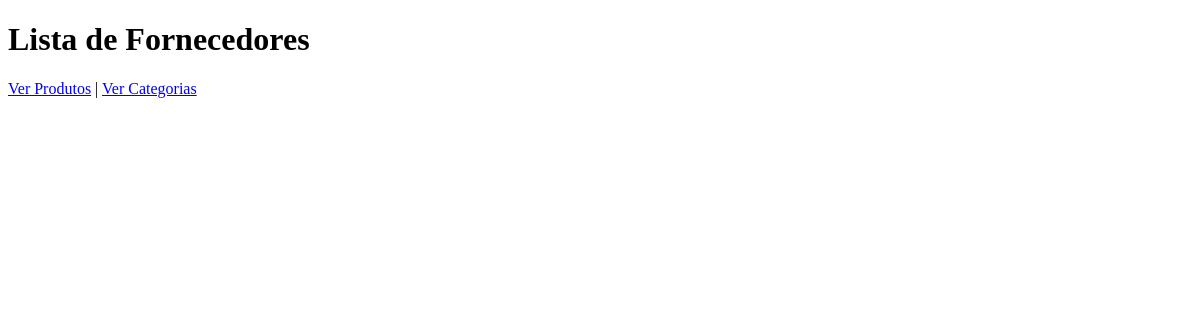
Before: /fornecedores/ with the older database file.
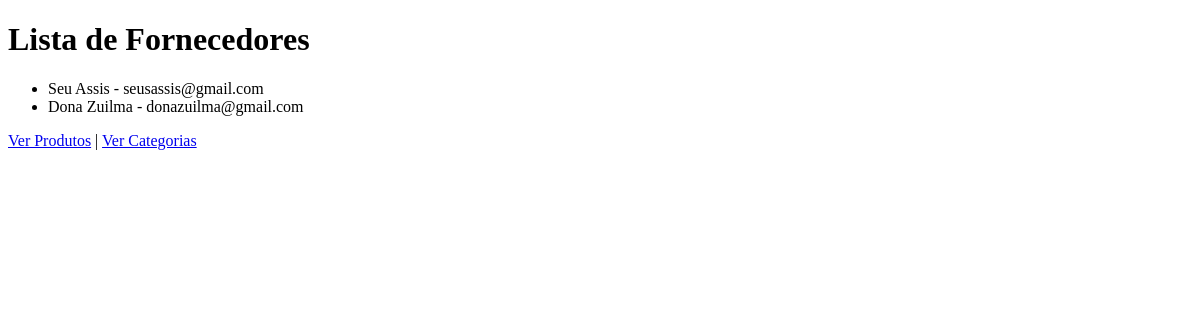
After: the same page with the newer database file.
### products/models.py (models this page shows, shortened)
class Fornecedor(models.Model):
    nome = models.CharField(max_length=250, blank=False, null=False)
    endereco = models.CharField(max_length=300, blank=True, null=True)
    telefone = models.CharField(max_length=15, blank=True, null=True)
    email = models.EmailField(blank=True, null=True)

### products/views.py (the view)
# urls.py: path('fornecedores/', views.lista_fornecedores, name='lista_fornecedores'),
def lista_fornecedores(request):
    fornecedores = Fornecedor.objects.all()
    return render(request, 'products/lista_fornecedores.html', {'fornecedores': fornecedores})

### products/templates/products/lista_fornecedores.html (shortened to what this page needs)
<!DOCTYPE html>
<html lang="en">
<head>
</head>
<body>
    <h1>Lista de Fornecedores</h1>
    <ul>
        {% for fornecedor in fornecedores %}
            <li>{{ fornecedor.nome }} - {{ fornecedor.email }}</li>
        {% endfor %}
    </ul>
    <a href="/produtos/">Ver Produtos</a> | <a href="/categorias/">Ver Categorias</a>
</body>
</html>

Changed rows visible on the page:
added Fornecedor: nome "Seu Assis", email "seusassis@gmail.com"
added Fornecedor: nome "Dona Zuilma", email "donazuilma@gmail.com"
